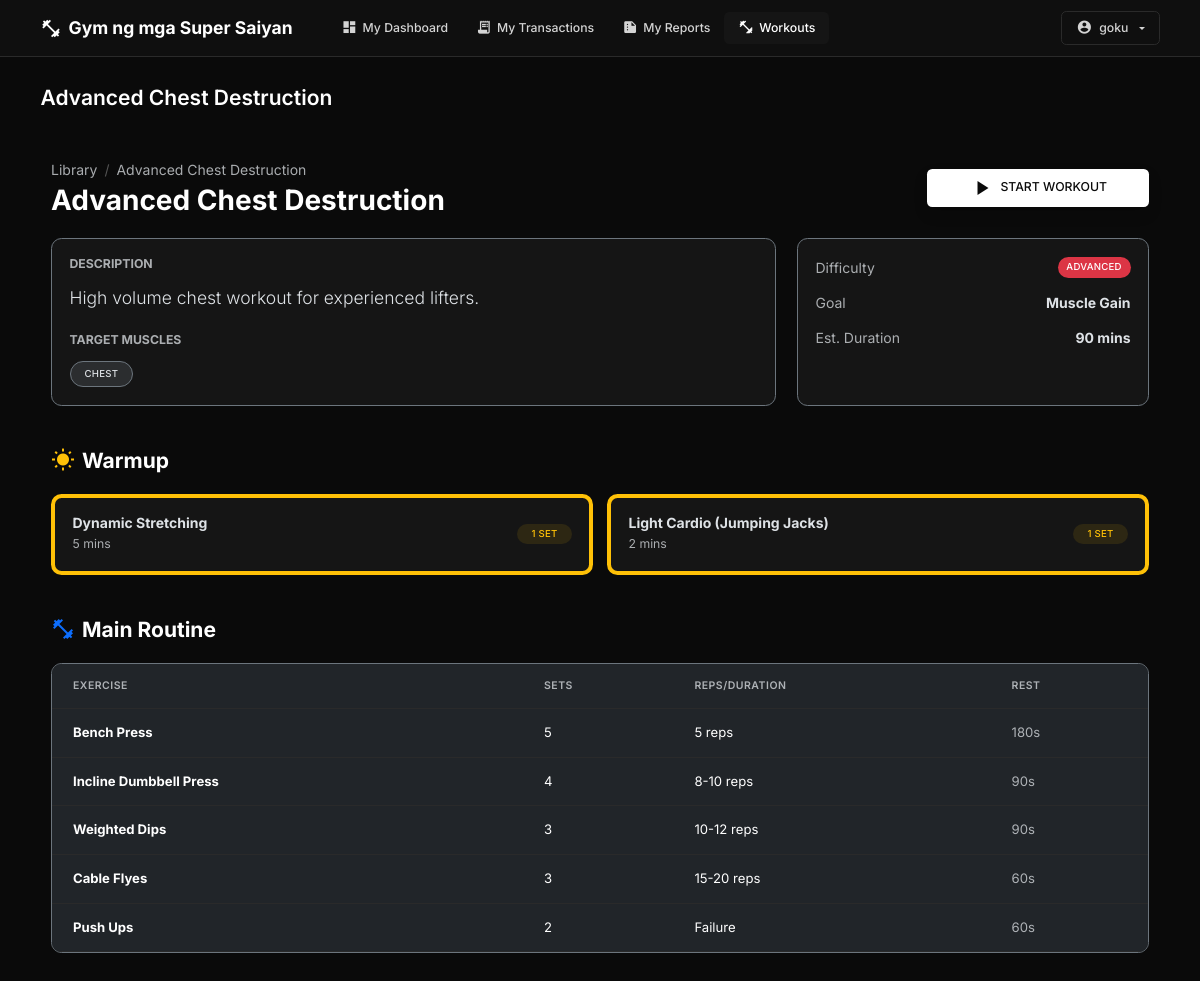
Page /my-workouts/7/ (signed in) on the committed database.
### core/models.py (models this page shows, shortened)
class Workout(models.Model):
    DIFFICULTY_CHOICES = [
        ('beginner', 'Beginner'),
        ('intermediate', 'Intermediate'),
        ('advanced', 'Advanced'),
    ]
    GOAL_CHOICES = [
        ('muscle_gain', 'Muscle Gain'),
        ('fat_loss', 'Fat Loss'),
        ('strength', 'Strength'),
        ('endurance', 'Endurance'),
        ('general', 'General Fitness'),
    ]
    name = models.CharField(max_length=200)
    description = models.TextField()
    difficulty = models.CharField(max_length=20, choices=DIFFICULTY_CHOICES)
    target_muscles = models.JSONField(default=list)  # e.g., ["Chest", "Triceps"]
    goal_type = models.CharField(max_length=20, choices=GOAL_CHOICES)
    duration_minutes = models.PositiveIntegerField(default=45)
    is_active = models.BooleanField(default=True)
    created_at = models.DateTimeField(auto_now_add=True)

class WorkoutExercise(models.Model):
    workout = models.ForeignKey(Workout, on_delete=models.CASCADE, related_name='exercises')
    name = models.CharField(max_length=200)
    sets = models.PositiveIntegerField()
    reps = models.CharField(max_length=50)  # e.g., "8-12", "30 sec"
    is_warmup = models.BooleanField(default=False)
    rest_time_seconds = models.PositiveIntegerField(default=60)
    order = models.PositiveIntegerField(default=0)
    class Meta:
        ordering = ['order']

### core/views.py (the view)
# urls.py: path('my-workouts/<int:pk>/', views.workout_detail, name='workout_detail'),
@login_required
def workout_detail(request, pk):
    workout = get_object_or_404(Workout, pk=pk)
    context = {
        'workout': workout,
        'page_title': workout.name
    }
    return render(request, 'pages/workout_detail.html', context)

### templates/pages/workout_detail.html (shortened to what this page needs)
{% extends 'base.html' %}
{% block content %}
<div class="container py-4">
    <div id="overviewContainer">
        <div class="d-flex justify-content-between align-items-center mb-4">
            <div>
                <nav aria-label="breadcrumb">
                    <ol class="breadcrumb mb-1">
                        <li class="breadcrumb-item"><a href="{% url 'workout_library' %}" class="text-muted text-decoration-none">Library</a></li>
                        <li class="breadcrumb-item active text-muted" aria-current="page">{{ workout.name }}</li>
                    </ol>
                </nav>
                <h2 class="fw-bold mb-0">{{ workout.name }}</h2>
            </div>
            <button id="startWorkoutBtn" class="btn btn-primary btn-lg px-5 shadow">
                <span class="material-icons align-middle me-2">play_arrow</span>START WORKOUT
            </button>
        </div>
        <div class="row g-4 mb-5">
            <div class="col-md-8">
                <div class="card h-100 border-secondary">
                    <div class="card-body">
                        <h5 class="text-muted text-uppercase small fw-bold mb-3">Description</h5>
                        <p class="lead text-reset">{{ workout.description }}</p>
                        <div class="mt-4">
                            <h5 class="text-muted text-uppercase small fw-bold mb-3">Target Muscles</h5>
                            <div class="d-flex flex-wrap gap-2">
                                {% for muscle in workout.target_muscles %}
                                <span class="badge bg-secondary bg-opacity-25 text-reset border border-secondary px-3 py-2">{{ muscle }}</span>
                                {% endfor %}
                            </div>
                        </div>
                    </div>
                </div>
            </div>
            <div class="col-md-4">
                <div class="card h-100 border-secondary">
                    <div class="card-body d-flex flex-column justify-content-between">
                        <div>
                            <div class="d-flex justify-content-between mb-3">
                                <span class="text-muted">Difficulty</span>
                                <span class="badge {% if workout.difficulty == 'beginner' %}bg-success{% elif workout.difficulty == 'intermediate' %}bg-warning text-dark{% else %}bg-danger{% endif %}">
                                    {{ workout.get_difficulty_display }}
                                </span>
                            </div>
                            <div class="d-flex justify-content-between mb-3">
                                <span class="text-muted">Goal</span>
                                <span class="text-reset fw-bold">{{ workout.get_goal_type_display }}</span>
                            </div>
                            <div class="d-flex justify-content-between">
                                <span class="text-muted">Est. Duration</span>
                                <span class="text-reset fw-bold">{{ workout.duration_minutes }} mins</span>
                            </div>
                        </div>
                    </div>
                </div>
            </div>
        </div>
        <div class="mb-5">
            <h4 class="fw-bold mb-4 d-flex align-items-center">
                <span class="material-icons text-warning me-2">wb_sunny</span>Warmup
            </h4>
            <div class="row g-3">
                {% for exercise in workout.exercises.all %}
                {% if exercise.is_warmup %}
                <div class="col-md-6">
                    <div class="card border-secondary border-start border-4 border-warning">
                        <div class="card-body d-flex justify-content-between align-items-center">
                            <div>
                                <h6 class="mb-0 fw-bold">{{ exercise.name }}</h6>
                                <small class="text-muted">{{ exercise.reps }}</small>
                            </div>
                            <span class="badge bg-warning bg-opacity-10 text-warning px-3">{{ exercise.sets }} Set{% if exercise.sets > 1 %}s{% endif %}</span>
                        </div>
                    </div>
                </div>
                {% endif %}
                {% endfor %}
            </div>
        </div>
        <div>
            <h4 class="fw-bold mb-4 d-flex align-items-center">
                <span class="material-icons text-primary me-2">fitness_center</span>Main Routine
            </h4>
            <div class="card border-secondary overflow-hidden">
                <div class="table-responsive">
                    <table class="table table-hover mb-0 align-middle">
                        <thead class="bg-secondary bg-opacity-10">
                            <tr>
                                <th class="ps-4 py-3 text-muted small text-uppercase">Exercise</th>
                                <th class="py-3 text-muted small text-uppercase">Sets</th>
                                <th class="py-3 text-muted small text-uppercase">Reps/Duration</th>
                                <th class="py-3 text-muted small text-uppercase">Rest</th>
                            </tr>
                        </thead>
                        <tbody>
                            {% for exercise in workout.exercises.all %}
                            {% if not exercise.is_warmup %}
                            <tr>
                                <td class="ps-4 py-3">
                                    <div class="fw-bold">{{ exercise.name }}</div>
                                </td>
                                <td>{{ exercise.sets }}</td>
                                <td>{{ exercise.reps }}</td>
                                <td><span class="text-muted">{{ exercise.rest_time_seconds }}s</span></td>
                            </tr>
                            {% endif %}
                            {% empty %}
                            <tr>
                                <td colspan="4" class="text-center py-5 text-muted italic">No main routine exercises defined.</td>
                            </tr>
                            {% endfor %}
                        </tbody>
                    </table>
                </div>
            </div>
        </div>
    </div>
</div>
{% endblock %}

### templates/base.html (shortened to what this page needs)
<!DOCTYPE html>
<html lang="en" data-bs-theme="{% if user.settings %}{{ user.settings.theme }}{% elif user.member and user.member.profile %}{{ user.member.profile.theme }}{% else %}dark{% endif %}" class="{% if user.settings %}font-{{ user.settings.font_size }}{% elif user.member and user.member.profile %}font-{{ user.member.profile.font_size }}{% else %}font-medium{% endif %}">
<head>
    <link href="https://cdn.jsdelivr.net/npm/bootstrap@5.3.2/dist/css/bootstrap.min.css" rel="stylesheet">
</head>
<body>
    <nav class="navbar navbar-expand-lg sticky-top">
        <div class="container">
            <a class="navbar-brand" href="{% url 'dashboard' %}">
                <span class="material-icons">fitness_center</span>
                Gym ng mga Super Saiyan
            </a>
            <div class="collapse navbar-collapse" id="navbarNav">
                <ul class="navbar-nav me-auto ms-4">
                    {% if user.member %}
                    <li class="nav-item">
                        <a class="nav-link {% if request.resolver_match.url_name == 'customer_dashboard' %}active{% endif %}" href="{% url 'customer_dashboard' %}">
                            <span class="material-icons">dashboard</span>
                            My Dashboard
                        </a>
                    </li>
                    <li class="nav-item">
                        <a class="nav-link {% if request.resolver_match.url_name == 'customer_transactions' %}active{% endif %}" href="{% url 'customer_transactions' %}">
                            <span class="material-icons">receipt_long</span>
                            My Transactions
                        </a>
                    </li>
                    <li class="nav-item">
                        <a class="nav-link {% if request.resolver_match.url_name == 'customer_reports' %}active{% endif %}" href="{% url 'customer_reports' %}">
                            <span class="material-icons">summarize</span>
                            My Reports
                        </a>
                    </li>
                    <li class="nav-item">
                        <a class="nav-link {% if 'my-workouts' in request.path %}active{% endif %}" href="{% url 'workout_library' %}">
                            <span class="material-icons">fitness_center</span>
                            Workouts
                        </a>
                    </li>
                    {% endif %}
                </ul>
                <div class="dropdown">
                    <button class="btn btn-outline-light dropdown-toggle d-flex align-items-center gap-2" type="button" data-bs-toggle="dropdown">
                        <span class="material-icons" style="font-size: 1.125rem;">account_circle</span>
                        {{ user.username|default:"Admin" }}
                    </button>
                </div>
            </div>
        </div>
    </nav>
    <main class="main-content" id="main-content">
        <div class="container">
            <div class="page-header d-flex justify-content-between align-items-center">
                <h1>{{ page_title|default:"Dashboard" }}</h1>
            </div>
            {% block content %}{% endblock %}
        </div>
    </main>
    <link href="https://cdn.jsdelivr.net/npm/tom-select@2.3.1/dist/css/tom-select.bootstrap5.min.css" rel="stylesheet">
    <div class="toast-container position-fixed bottom-0 end-0 p-3">
    </div>
</body>
</html>

### templates/base.html (style rules this page uses)
:root { --bg-primary: #0a0a0a; --bg-secondary: #0f0f0f; --bg-card: #151515; --bg-hover: #1c1c1c; --border-color: #2a2a2a; --text-primary: #ffffff; --text-secondary: #d4d4d4; --text-muted: #888888; --accent: #ffffff; }
html.font-small { font-size: 14px; }
* { font-family: 'Inter', -apple-system, BlinkMacSystemFont, sans-serif; }
body { background: var(--bg-primary); color: var(--text-primary); min-height: 100vh; }
.navbar { background: var(--bg-secondary); border-bottom: 1px solid var(--border-color); padding: 0.75rem 0; }
.navbar-brand { font-weight: 700; font-size: 1.25rem; color: var(--text-primary) !important; display: flex; align-items: center; gap: 0.5rem; }
.navbar-brand .material-icons { font-size: 1.5rem; }
.nav-link { color: var(--text-secondary) !important; font-weight: 500; font-size: 0.875rem; padding: 0.5rem 1rem !important; border-radius: 0.375rem; transition: all 0.2s ease; display: flex; align-items: center; gap: 0.375rem; }
.nav-link.active { color: var(--text-primary) !important; background: var(--bg-card); }
.nav-link .material-icons { font-size: 1.125rem; }
.main-content { padding: 2rem 0; min-height: calc(100vh - 60px); }
.page-header { margin-bottom: 2rem; }
.page-header h1 { font-weight: 600; font-size: 1.5rem; margin: 0; }
.card { background: var(--bg-card); border: 1px solid var(--border-color); border-radius: 0.75rem; transition: all 0.2s ease; }
.card-body { padding: 1.25rem; }
.table { color: var(--text-primary); margin: 0; }
.table thead th { border-bottom: 1px solid var(--border-color); font-weight: 600; text-transform: uppercase; font-size: 0.75rem; letter-spacing: 0.5px; color: var(--text-muted); padding: 1rem; }
.table tbody td { border-bottom: 1px solid var(--border-color); padding: 1rem; vertical-align: middle; font-size: 0.9375rem; }
.table tbody tr { transition: background 0.15s ease; }
.badge { font-weight: 500; font-size: 0.6875rem; padding: 0.375rem 0.625rem; border-radius: 1rem; text-transform: uppercase; letter-spacing: 0.25px; }
.btn { font-size: 0.875rem; font-weight: 500; padding: 0.5rem 1rem; border-radius: 0.375rem; transition: all 0.15s ease; }
.btn-primary { background: var(--text-primary); border: none; color: var(--bg-primary); }
.btn-outline-light { border-color: var(--border-color); color: var(--text-secondary); }
a { color: var(--text-primary); text-decoration: none; transition: color 0.15s ease; }
.page-header h1 { font-size: clamp(1.25rem, 4vw, 1.5rem); }
.table-responsive { -webkit-overflow-scrolling: touch; }

### templates/pages/workout_detail.html (style rules this page uses)
.breadcrumb-item + .breadcrumb-item::before { color: rgba(255,255,255,0.3); }
.card { transition: transform 0.2s; }

### rows in the picture
Workout: name "Advanced Chest Destruction", description "High volume chest workout for experienced lifters.", difficulty "ADVANCED", goal_type "Muscle Gain", duration_minutes "90"
WorkoutExercise: name "Dynamic Stretching", reps "5 mins", sets "1"
WorkoutExercise: name "Light Cardio (Jumping Jacks)", reps "2 mins", sets "1"
WorkoutExercise: name "Bench Press", sets "5", reps "5 reps", rest_time_seconds "180"
WorkoutExercise: name "Incline Dumbbell Press", sets "4", reps "8-10 reps", rest_time_seconds "90"
WorkoutExercise: name "Weighted Dips", sets "3", reps "10-12 reps", rest_time_seconds "90"
WorkoutExercise: name "Cable Flyes", sets "3", reps "15-20 reps", rest_time_seconds "60"
WorkoutExercise: name "Push Ups", sets "2", reps "Failure", rest_time_seconds "60"

### other values in the picture
{{ user.username|default:"Admin" }} "goku"
{{ muscle }} "CHEST"
